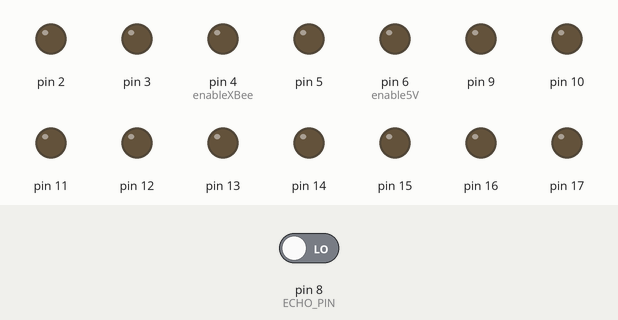
Recording of a sketch running on a simulated Arduino Uno, built with avr-gcc and run on an emulated ATmega328P. Parts: output pins drawn as LEDs (lit = HIGH). The test bench sets the inputs (shaded band); at power-on: pin 8 (ECHO_PIN) LOW. Sleep ends after the set time or at an interrupt; pins used as bus, display or sensor lines are not drawn.

Above: at 0.1 s.
At 65.6 s:
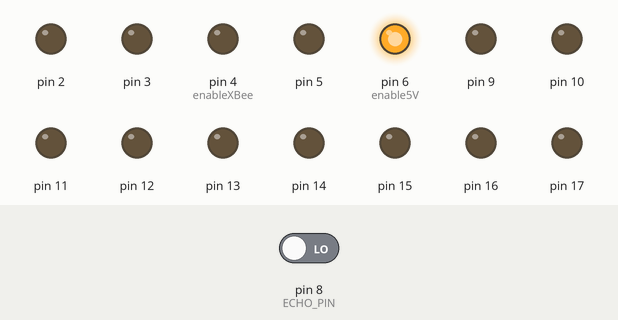
Timing chart, 0 to 67.1 s (numbered marks = the images above):
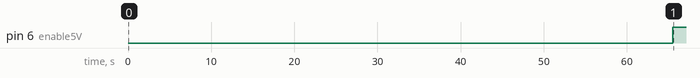

The sketch:

ultrasonicSender.ino
```cpp
/**
 * Hardware Connections:
 *  Arduino | HC-SR04
 *  -------------------
 *    5V    |   VCC
 *    7     |   Trig
 *    8     |   Echo
 *    GND   |   GND
 *
 */

#include <avr/sleep.h>
volatile int sleepCycleCounter = 0;
const int minutesToSleep = 1;
const int minSleepCycles = (minutesToSleep*60)/8;

const int enableXBee = 4;
const int enable5V = 6;
const int TRIG_PIN = 7;
const int ECHO_PIN = 8;

const String DEVICE_GUID = "PI7455NJ";
String stringDistance;
String message;

// Anything over 400 cm (23200 us pulse) is "out of range"
const unsigned int MAX_DIST = 23200;

void setup() {
  for(int i = 0; i <= 20; i++){
    if(i != 8){
      pinMode(i, OUTPUT);
      digitalWrite(i, LOW);
    }
  }

  watchdogOn(); // Turn on the watch dog timer.

  // Disable the ADC by setting the ADEN bit (bit 7) to zero.
  //ADCSRA = ADCSRA & B01111111;

  // Disable the analog comparator by setting the ACD bit
  // (bit 7) to one.
  //ACSR = B10000000;

  // Disable digital input buffers on all analog input pins
  // by setting bits 0-5 to one.
  //DIDR0 = DIDR0 | B00111111;

  Serial.begin(9600);
}

void loop() {

  unsigned long t1;
  unsigned long t2;
  unsigned long pulse_width;
  float cm;
  float inches;

  enterSleep(); // ATmega328 goes to sleep for about 8 seconds
  // and continues to execute code when it wakes up

  if (sleepCycleCounter > minSleepCycles) {
    digitalWrite(enable5V, HIGH);
    delay(100);
    // Hold the trigger pin high for at least 10 us
    digitalWrite(TRIG_PIN, HIGH);
    delayMicroseconds(10);
    digitalWrite(TRIG_PIN, LOW);

    // Wait for pulse on echo pin
    while ( digitalRead(ECHO_PIN) == 0 );

    // Measure how long the echo pin was held high (pulse width)
    // Note: the micros() counter will overflow after ~70 min
    t1 = micros();
    while ( digitalRead(ECHO_PIN) == 1);
    t2 = micros();
    pulse_width = t2 - t1;

    cm = pulse_width / 58.0;

    stringDistance = String((int)cm);
    message = DEVICE_GUID + ":" + stringDistance + "?";

    digitalWrite(enableXBee, HIGH);
    delay(500);
    if (cm < 200)
    {
        Serial.println(message);
    }
    delay(500);
    digitalWrite(enable5V, LOW);
    digitalWrite(enableXBee, LOW);
    sleepCycleCounter = 0;
  }
}

void enterSleep()
{
  set_sleep_mode(SLEEP_MODE_PWR_DOWN);
  sleep_enable();
  sleep_mode();
  sleep_disable();
}

void watchdogOn() {

  // Clear the reset flag, the WDRF bit (bit 3) of MCUSR.
  MCUSR = MCUSR & B11110111;

  // Set the WDCE bit (bit 4) and the WDE bit (bit 3)
  // of WDTCSR. The WDCE bit must be set in order to
  // change WDE or the watchdog prescalers. Setting the
  // WDCE bit will allow updtaes to the prescalers and
  // WDE for 4 clock cycles then it will be reset by
  // hardware.
  WDTCSR = WDTCSR | B00011000;

  // Set the watchdog timeout prescaler value to 1024 K
  // which will yeild a time-out interval of about 8.0 s.
  WDTCSR = B00100001;

  // Enable the watchdog timer interupt.
  WDTCSR = WDTCSR | B01000000;
  MCUSR = MCUSR & B11110111;

}

ISR(WDT_vect)
{
  sleepCycleCounter ++;
}
```

Measured:
- by itself, pin 6 (enable5V): LOW → HIGH at 65.5 s
